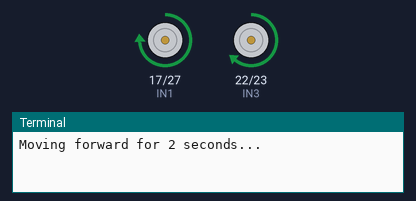
This program was run on a simulated Raspberry Pi (BCM pin numbers). On the bench: motor-driver pin pairs drawn as motors (green arrow = first pin HIGH = forward, orange = second pin HIGH = backward, longer = more drive, scaled by the enable pin), the last lines printed to the terminal. At 2.0 s the program stops and its outputs stay as they are.

Above: at 0.1 s.
At 2.1 s:
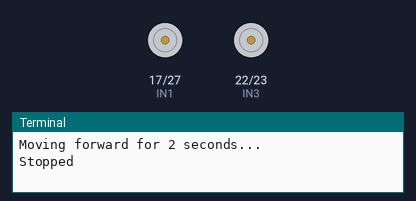
Timing chart, 0 to 3.5 s (numbered marks = the images above):
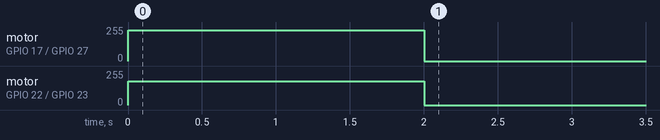

Measured:
- by itself, motor on GPIO 17 (IN1) / GPIO 27 (IN2): stopped → forward 230/255 at 0.00 s, → stopped 2.0 s later
- by itself, motor on GPIO 22 (IN3) / GPIO 23 (IN4): stopped → forward 179/255 at 0.00 s, → stopped 2.0 s later

The program:

motor_test.py
```python
import RPi.GPIO as GPIO
import time

ENA = 12
IN1 = 17
IN2 = 27
IN3 = 22
IN4 = 23
ENB = 13

GPIO.setmode(GPIO.BCM)
GPIO.setwarnings(False)

for pin in [ENA, IN1, IN2, IN3, IN4, ENB]:
    GPIO.setup(pin, GPIO.OUT)

pwm_left = GPIO.PWM(ENA, 1000)
pwm_right = GPIO.PWM(ENB, 1000)

pwm_left.start(0)
pwm_right.start(0)

def forward():
    GPIO.output(IN1, GPIO.HIGH)
    GPIO.output(IN2, GPIO.LOW)
    GPIO.output(IN3, GPIO.HIGH)
    GPIO.output(IN4, GPIO.LOW)
    pwm_left.ChangeDutyCycle(90)
    pwm_right.ChangeDutyCycle(70)

def stop():
    pwm_left.ChangeDutyCycle(0)
    pwm_right.ChangeDutyCycle(0)
    GPIO.output(IN1, GPIO.LOW)
    GPIO.output(IN2, GPIO.LOW)
    GPIO.output(IN3, GPIO.LOW)
    GPIO.output(IN4, GPIO.LOW)

try:
    print("Moving forward for 2 seconds... ")
    forward()
    time.sleep(2)
    stop()
    print("Stopped")
finally:
    # Clean shutdown
    pwm_left.stop()
    pwm_right.stop()
    GPIO.cleanup()
    del pwm_left
    del pwm_right
```
